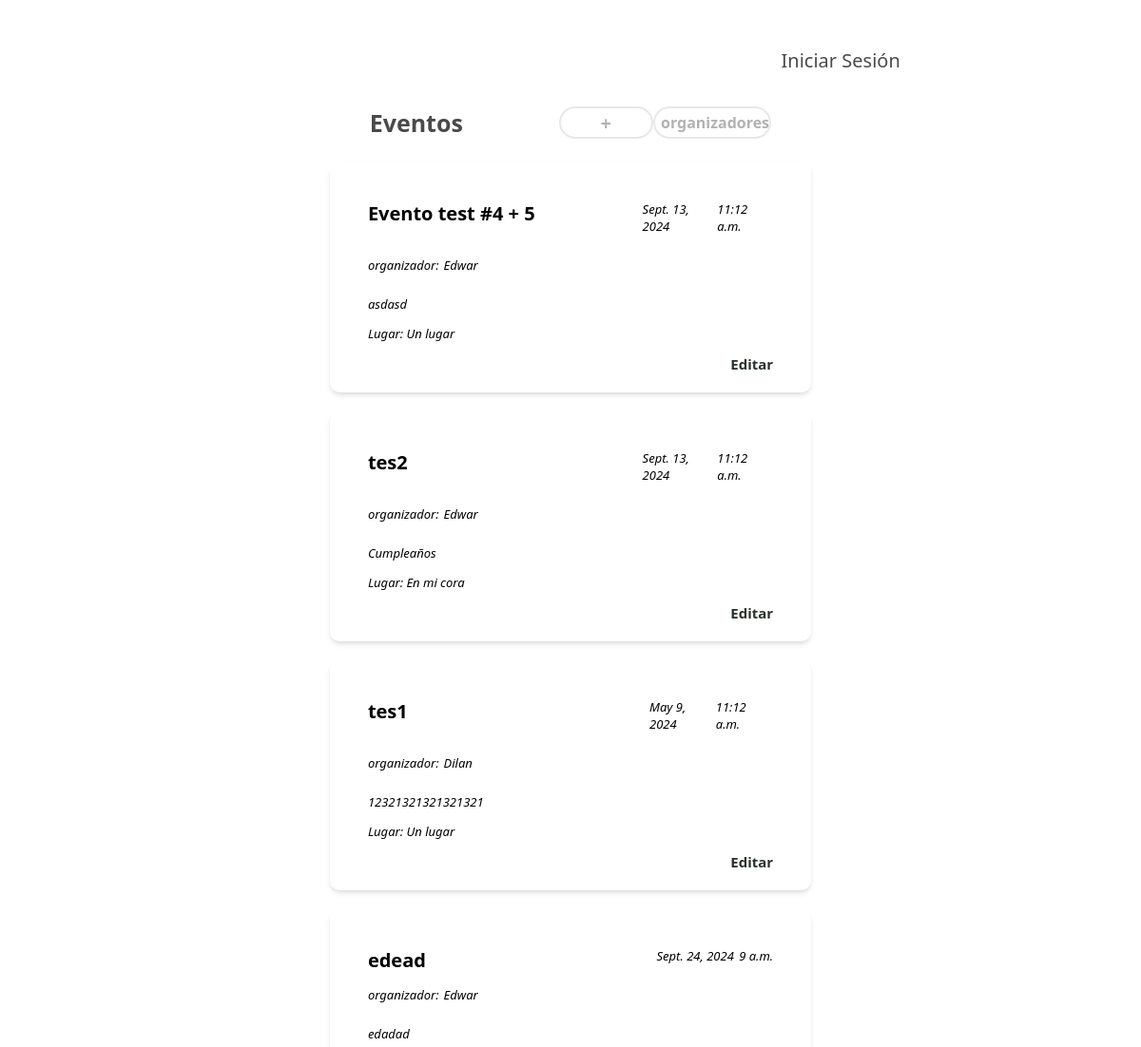
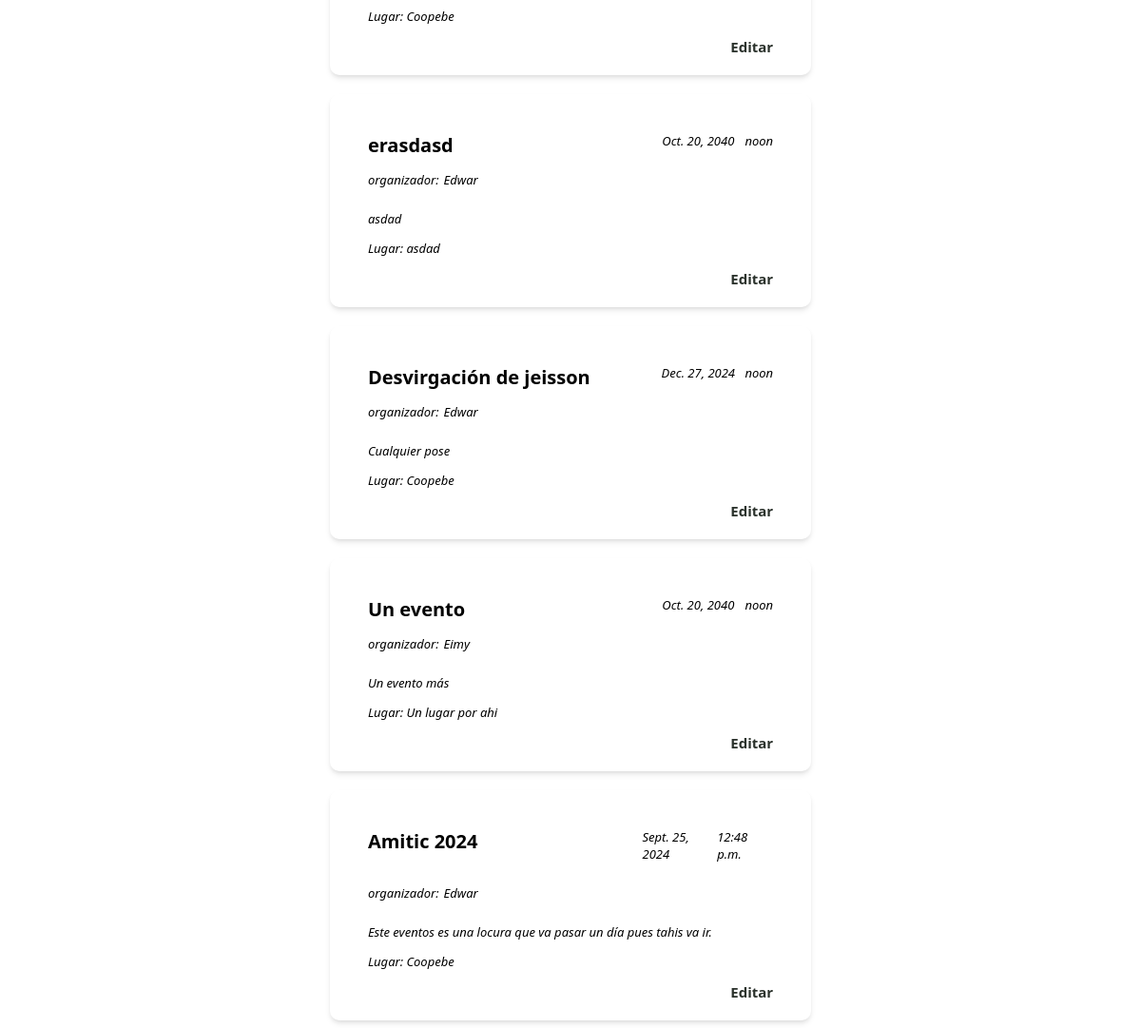
The app's page /eventos/, older data (2 pictures, top to bottom).
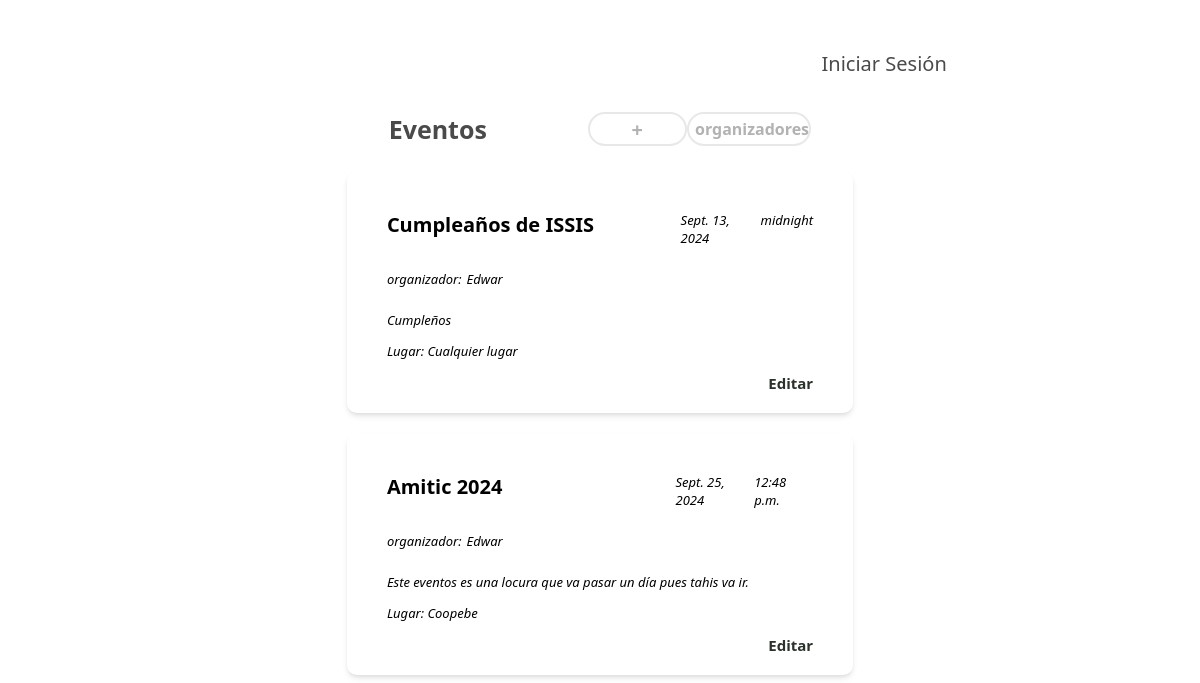
The same page, newer data.
### eventos/models.py (models this page shows, shortened)
class Eventos(models.Model):
    nombre = models.CharField(max_length=150)
    hora = models.TimeField()
    fecha = models.DateField()
    lugar = models.CharField(max_length=100)
    descripcion = models.TextField()
    organizador = models.ForeignKey("organizador", on_delete=models.CASCADE)

class Organizador(models.Model):
    nombre = models.CharField(max_length=150)
    apellido = models.CharField(max_length=150)
    def __str__(self):
        return self.nombre

### eventos/views.py (the view)
# urls.py: path("", include("eventos.urls")),
def eventos (request):
    eventos = Eventos.objects.all().order_by('-id')
    return render(request, 'eventos.html', {'eventos': eventos, })

### eventos/templates/eventos.html (shortened to what this page needs)
{% load static %}
<!DOCTYPE html>
<html lang="en">
<head>
    <link rel="stylesheet" href="{% static 'css/eventos.css' %}">
</head>
<body>
    <div class="eventos">
        <div class="headerUser">
            {% if user.is_authenticated %}
                <a href="{% url 'cerrarSesion' %}">←</a>
            {% else %}
                <a href="{% url 'login' %}">Iniciar Sesión</a>
            {% endif %}
        </div>
        <div class="headerEventos">
            <h1>
                Eventos
            </h1>
            <a href="{% url 'crearEvento' %}">
                <button>
                    +
                </button>
            </a>
            <a id="btnOrganizadores" href="{% url 'organizadores' %}">
                <button>organizadores</button>
            </a>
        </div>
        {% for evento in eventos %}
            <div class="eventos-evento">
                <div class="eventos-evento-he">
                    <b>{{ evento.nombre }} </b>
                    <p>{{evento.fecha}}</p>
                    <p>{{evento.hora}}</p>
                </div>
                <div class="eventos-organizador">
                    <p>organizador:  </p> <p class="organizador">  {{ evento.organizador}}</p>
                </div>
                <p class="desc">{{evento.descripcion}}</p>
                <p>Lugar: {{evento.lugar}}</p>
                <div class="linkEditar">
                    <a href="{% url 'editarEvento' evento.id %}" class="btn btn-primary">Editar</a>
                </div>
            </div>
        {% endfor %}
    </div>
</body>
</html>

### eventos/static/css/eventos.css (style rules this page uses)
* { margin-top: 10px; font-family: 'Segoe UI', Tahoma, Geneva, Verdana, sans-serif; }
body { display: flex; justify-content: center; align-items: center; }
.headerEventos { display: flex; justify-content: center; flex-wrap: wrap; width: 70%; margin-top: 20px; margin-bottom: 15px; }
.eventos h1 { width: 40%; font-size: 25px; color: #4b4a4a; margin: 0; }
.eventos { display: flex; justify-content: center; flex-wrap: wrap; width: 60%; }
.eventos-evento { font-size: 20px; justify-content: left; padding-left: 40px; padding-right: 40px; padding-top: 20px; padding-bottom: 20px; margin: 10px; box-shadow: rgba(0, 0, 0, 0.1) 0px 4px 6px -1px, rgba(0, 0, 0, 0.06) 0px 2px 4px -1px; width: 60%; border-radius: 10px; }
.eventos-evento-he { display: flex; justify-content: space-between; width: 100%; }
.eventos a { width: 20%; text-decoration: none; margin: 0; display: flex; justify-content: center; }
.eventos button { width: 100%; font-size: 20px; margin: 0; font-weight: bold; background-color: white; border: none; border-radius: 20px; cursor: pointer; border: 2px solid #e8e8e8; color: #b2b2b2; }
.eventos-evento b { width: 70%; color: #000000; }
.eventos-evento p { font-style: italic; color: rgb(0, 0, 0); text-align: left; font-size: 13px; }
.eventos-organizador { display: flex; justify-content: left; width: 100%; margin: 0; }
.eventos-evento .organizador { margin-left: 5px ; }
.eventos-evento .desc { width: 100%; text-align: justify; justify-content: left; }
.linkEditar a { text-decoration: none; color: rgb(43, 50, 44); width: 100%; justify-content: right; font-weight: bold; font-size: 15px; }
#btnOrganizadores { width: 25%; }
.headerUser { display: flex; justify-content: right; flex-wrap: wrap; width: 100%; margin-top: 20px; margin-bottom: 15px; }
.headerUser a { text-decoration: none; color: #4b4a4a; font-size: 20px; margin: 0; }
#btnOrganizadores button { font-size: 16px; }

Row changes from the older to the newer data that the page shows:
removed Eventos: nombre "Evento test #4 + 5", fecha "Sept. 13, 2024", hora "11:12 a.m.", organizador "Edwar", descripcion "asdasd", lugar "Un lugar"
removed Eventos: nombre "tes2", fecha "Sept. 13, 2024", hora "11:12 a.m.", organizador "Edwar", descripcion "Cumpleaños", lugar "En mi cora"
removed Eventos: nombre "tes1", fecha "May 9, 2024", hora "11:12 a.m.", organizador "Dilan", descripcion "12321321321321321", lugar "Un lugar"
removed Eventos: nombre "edead", fecha "Sept. 24, 2024", hora "9 a.m.", organizador "Edwar", descripcion "edadad", lugar "Coopebe"
removed Eventos: nombre "erasdasd", fecha "Oct. 20, 2040", hora "noon", organizador "Edwar", descripcion "asdad", lugar "asdad"
removed Eventos: nombre "Desvirgación de jeisson", fecha "Dec. 27, 2024", hora "noon", organizador "Edwar", descripcion "Cualquier pose", lugar "Coopebe"
removed Eventos: nombre "Un evento", fecha "Oct. 20, 2040", hora "noon", organizador "Eimy", descripcion "Un evento más", lugar "Un lugar por ahi"
added Eventos: nombre "Cumpleaños de ISSIS", fecha "Sept. 13, 2024", hora "midnight", organizador "Edwar", descripcion "Cumpleños", lugar "Cualquier lugar"
